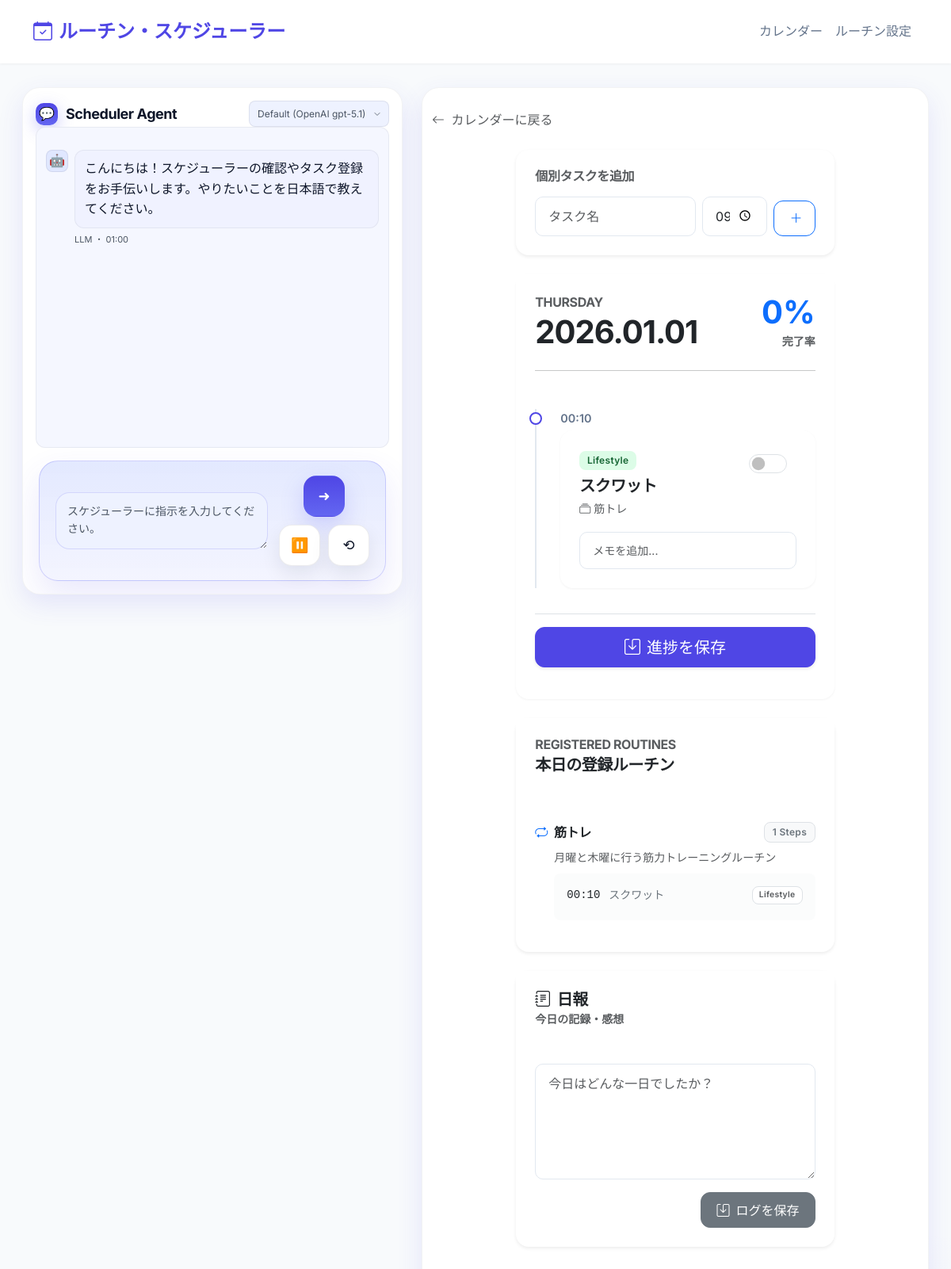
/day/2026-01-01, run on the app's committed database.
### app.py (models this page shows)
class Step(db.Model):
    id = db.Column(db.Integer, primary_key=True)
    routine_id = db.Column(db.Integer, db.ForeignKey('routine.id'), nullable=False)
    name = db.Column(db.String(100), nullable=False)
    time = db.Column(db.String(10), default="00:00") # HH:MM
    category = db.Column(db.String(50), default="Other") # IoT, Browser, Lifestyle, Other
    memo = db.Column(db.String(200)) # New field

class Routine(db.Model):
    id = db.Column(db.Integer, primary_key=True)
    name = db.Column(db.String(100), nullable=False)
    days = db.Column(db.String(50), default="0,1,2,3,4") # 0=Mon, 6=Sun. Comma separated
    description = db.Column(db.String(200))
    steps = db.relationship('Step', backref='routine', lazy=True, cascade="all, delete-orphan")

### app.py (the view, shortened to what this page needs)
@app.route('/day/<date_str>', methods=['GET', 'POST'])
def day_view(date_str):
    try:
        date_obj = datetime.datetime.strptime(date_str, '%Y-%m-%d').date()
    except ValueError:
        return redirect(url_for('index'))
    timeline_items, completion_rate = _get_timeline_data(date_obj)
    day_log = DayLog.query.filter_by(date=date_obj).first()
    routines = get_weekday_routines(date_obj.weekday())
    return render_template('day.html', date=date_obj, timeline_items=timeline_items, day_log=day_log, completion_rate=completion_rate, routines=routines)

### app.py (called while the page is built, shortened)
@app.context_processor
def _inject_proxy_prefix():
    return {"proxy_prefix": request.environ.get("SCRIPT_NAME", "") or ""}

def get_weekday_routines(weekday_int):
    all_routines = Routine.query.all()
    matched = []
    for r in all_routines:
        if str(weekday_int) in r.days.split(','):
            matched.append(r)
    return matched

def _get_timeline_data(date_obj):
    routines = get_weekday_routines(date_obj.weekday())
    custom_tasks = CustomTask.query.filter_by(date=date_obj).all()
    timeline_items = []
    total_items = 0
    completed_items = 0
    for r in routines:
        for s in r.steps:
            log = DailyLog.query.filter_by(date=date_obj, step_id=s.id).first()
            timeline_items.append({
                'type': 'routine',
                'routine': r,
                'step': s,
                'log': log,
                'time': s.time,
                'id': s.id
            })
            total_items += 1
            if log and log.done:
                completed_items += 1
    timeline_items.sort(key=lambda x: x['time'])
    completion_rate = 0
    if total_items > 0:
        completion_rate = int((completed_items / total_items) * 100)
    return timeline_items, completion_rate

### templates/day.html
{% extends "layout.html" %}
{% block content %}
<div class="mb-4">
    <a href="{{ url_for('index') }}" class="text-decoration-none text-muted hover-primary">
        <i class="bi bi-arrow-left me-1"></i> カレンダーに戻る
    </a>
</div>
<div class="row justify-content-center">
    <div class="col-lg-8">
        <div class="card shadow-sm border-0 mb-4">
            <div class="card-body">
                <h6 class="text-muted mb-3">個別タスクを追加</h6>
                <form method="POST" class="row g-2 align-items-end">
                    <div class="col-7">
                        <input type="text" class="form-control" name="custom_name" placeholder="タスク名" required>
                    </div>
                    <div class="col-3">
                        <input type="time" class="form-control" name="custom_time" value="09:00">
                    </div>
                    <div class="col-2">
                        <button type="submit" name="add_custom_task" class="btn btn-outline-primary w-100">
                            <i class="bi bi-plus-lg"></i>
                        </button>
                    </div>
                </form>
            </div>
        </div>
        {% include 'timeline_partial.html' %}
        <div class="card shadow-sm border-0 mb-4">
            <div class="card-header bg-white border-0 pt-4 px-4">
                 <h6 class="text-uppercase text-muted mb-1">Registered Routines</h6>
                 <h5 class="fw-bold mb-0">本日の登録ルーチン</h5>
            </div>
            <div class="card-body px-4">
                {% if routines and routines|length > 0 %}
                    <div class="list-group list-group-flush">
                    {% for routine in routines %}
                        <div class="list-group-item px-0 py-3 border-light">
                            <div class="d-flex justify-content-between align-items-center mb-2">
                                <h6 class="mb-0 fw-bold text-dark"><i class="bi bi-repeat me-2 text-primary"></i>{{ routine.name }}</h6>
                                <span class="badge bg-light text-secondary border">{{ routine.steps|length }} Steps</span>
                            </div>
                            {% if routine.description %}
                                <p class="small text-muted mb-2 ps-4">{{ routine.description }}</p>
                            {% endif %}
                            <div class="bg-light bg-opacity-50 rounded-3 p-3 mt-2 ms-4">
                                {% if routine.steps|length == 0 %}
                                    <span class="small text-muted">ステップなし</span>
                                {% else %}
                                    {% for step in routine.steps|sort(attribute='time') %}
                                        <div class="d-flex small text-secondary mb-1 align-items-center">
                                            <span class="fw-medium text-dark me-2 font-monospace" style="min-width: 45px;">{{ step.time }}</span>
                                            <span class="me-auto">{{ step.name }}</span>
                                            <span class="badge bg-white text-muted border ms-2" style="font-size: 0.65rem;">{{ step.category }}</span>
                                        </div>
                                    {% endfor %}
                                {% endif %}
                            </div>
                        </div>
                    {% endfor %}
                    </div>
                {% else %}
                    <div class="text-center py-4">
                        <p class="text-muted mb-0">本日の登録ルーチンはありません。</p>
                    </div>
                {% endif %}
            </div>
        </div>
        <div id="daily-log-wrapper">
            {% include 'log_partial.html' %}
        </div>
    </div>
</div>
{% endblock %}

### templates/timeline_partial.html (shortened to what this page needs)
<div id="schedule-container" class="card shadow-md border-0 mb-4">
    <div class="card-header bg-white border-0 pt-4 pb-2 px-4">
        <div class="d-flex justify-content-between align-items-end">
            <div>
                <h6 class="text-uppercase text-muted mb-1">{{ date.strftime('%A') }}</h6>
                <h2 class="mb-0 display-6 fw-bold">{{ date.strftime('%Y.%m.%d') }}</h2>
            </div>
            <div class="text-end">
                 {% if timeline_items|length > 0 %}
                    <div class="display-6 fw-bold text-primary">{{ completion_rate }}%</div>
                    <small class="text-muted">完了率</small>
                {% endif %}
            </div>
        </div>
    </div>
    <div class="card-body px-4 pt-2">
        <hr class="mb-5 mt-2 opacity-10">
        {% if timeline_items|length == 0 %}
            <div class="text-center py-5">
                <div class="mb-3 text-muted display-1"><i class="bi bi-calendar-check"></i></div>
                <h4 class="text-muted">タスクがありません。</h4>
                <p class="text-muted">上のフォームからタスクを追加してください。</p>
            </div>
        {% else %}
            <form method="POST">
                <div class="timeline">
                    {% for item in timeline_items %}
                    {% set done_name = "done_" ~ item.id if item.type == 'routine' else "custom_done_" ~ item.id %}
                    {% set memo_name = "memo_" ~ item.id if item.type == 'routine' else "custom_memo_" ~ item.id %}
                    {% set is_done = item.log.done if item.log else false %}
                    {% set memo_val = item.log.memo if item.log and item.log.memo else '' %}
                    {% set item_dom_id = "item_" ~ item.type ~ "_" ~ item.id %}
                    <div class="timeline-item" id="{{ item_dom_id }}">
                        <div class="timeline-dot" style="{% if item.type == 'custom' %}border-color: var(--secondary-color);{% endif %}"></div>
                        <div class="timeline-time">{{ item.time }}</div>
                        <div class="card {% if is_done %}bg-light border-success{% endif %}">
                            <div class="card-body">
                                <div class="d-flex justify-content-between align-items-start mb-2">
                                    <div>
                                        {% if item.type == 'routine' %}
                                            <span class="badge badge-{{ item.step.category|lower }} mb-2">{{ item.step.category }}</span>
                                            <h5 class="card-title mb-1">{{ item.step.name }}</h5>
                                            <small class="text-muted"><i class="bi bi-collection me-1"></i>{{ item.routine.name }}</small>
                                        {% endif %}
                                    </div>
                                    <div class="form-check form-switch">
                                        <input class="form-check-input fs-4" type="checkbox"
                                               name="{{ done_name }}"
                                               id="{{ done_name }}"
                                               role="switch"
                                               {% if is_done %}checked{% endif %}>
                                    </div>
                                </div>
                                <div class="mt-3">
                                    <input type="text" class="form-control form-control-sm bg-white"
                                           name="{{ memo_name }}"
                                           placeholder="メモを追加..."
                                           value="{{ memo_val }}">
                                </div>
                            </div>
                        </div>
                    </div>
                    {% endfor %}
                </div>
                <div class="sticky-bottom bg-white py-3 border-top mt-4" style="bottom: 0; z-index: 10;">
                     <button type="submit" class="btn btn-primary w-100 btn-lg shadow-sm">
                        <i class="bi bi-save me-2"></i>進捗を保存
                    </button>
                </div>
            </form>
        {% endif %}
    </div>
</div>

### static/style.css (style rules this page uses)
:root { --primary-color: #4f46e5; --primary-hover: #4338ca; --secondary-color: #64748b; --bg-color: #f8fafc; --card-bg: #ffffff; --text-main: #1e293b; --text-muted: #94a3b8; --border-radius: 16px; --shadow-sm: 0 1px 3px rgba(0,0,0,0.05); --shadow-md: 0 4px 6px -1px rgba(0,0,0,0.1), 0 2px 4px -1px rgba(0,0,0,0.06); --font-main: "Söhne", "Inter", "Noto Sans JP", ui-sans-serif, system-ui, -apple-system, "Segoe UI", Roboto, Ubuntu, Cantarell, "Noto Sans", sans-serif, "Helvetica Neue", Arial, "Apple Color Emoji", "Segoe UI Emoji", "Segoe UI Symbol", "Noto Color Emoji"; }
body { font-family: var(--font-main); background-color: var(--bg-color); color: var(--text-main); line-height: 1.6; }
h1, h2, h3, h4, h5, h6 { font-weight: 700; letter-spacing: -0.025em; }
.card { background-color: var(--card-bg); border: none; border-radius: var(--border-radius); box-shadow: var(--shadow-sm); transition: transform 0.2s, box-shadow 0.2s; }
.card-header { background-color: transparent; border-bottom: 1px solid #f1f5f9; padding: 1.25rem 1.5rem; font-weight: 600; }
.card-body { padding: 1.5rem; }
.btn { border-radius: 12px; padding: 0.6rem 1.2rem; font-weight: 500; transition: all 0.2s; }
.btn-primary { background-color: var(--primary-color); border-color: var(--primary-color); }
.timeline { position: relative; padding-left: 2rem; }
.timeline::before { content: ''; position: absolute; left: 0; top: 0; bottom: 0; width: 2px; background: #e2e8f0; }
.timeline-item { position: relative; margin-bottom: 2rem; }
.timeline-dot { position: absolute; left: -2.45rem; top: 0.25rem; width: 1rem; height: 1rem; background: var(--card-bg); border: 2px solid var(--primary-color); border-radius: 50%; z-index: 1; }
.timeline-time { font-size: 0.9rem; color: var(--secondary-color); font-weight: 600; margin-bottom: 0.25rem; }
.form-control, .form-select { border-radius: 10px; border: 1px solid #e2e8f0; padding: 0.75rem 1rem; }
.badge { padding: 0.5em 0.8em; font-weight: 600; border-radius: 8px; letter-spacing: 0.025em; }
.badge-lifestyle { background-color: #dcfce7; color: #166534; }
:root { --chat-bg: #f5f7ff; --chat-panel: #ffffff; --chat-card: #f0f2ff; --chat-muted: #6b7280; --chat-text: #0f172a; --chat-text-dim: #4b5563; --chat-accent: var(--primary-color); --chat-accent-2: #6366f1; --chat-danger: #ef4444; --chat-shadow: 0 12px 32px rgba(79, 70, 229, 0.12); --chat-radius: 16px; --chat-radius-lg: 22px; --chat-ring: 0 0 0 2px rgba(79,70,229,.2); --chat-control-size: 52px; }
body { background: radial-gradient(900px 700px at 10% -20%, rgba(99,102,241,.06), transparent 60%), radial-gradient(1200px 800px at 90% 120%, rgba(79,70,229,.08), transparent 60%), var(--bg-color); }

### data on the page
Step: time "00:10", step.category "Lifestyle", step.name "スクワット", routine.name "筋トレ", name "スクワット", category "Lifestyle"
Routine: name "筋トレ", steps|length "1", description "月曜と木曜に行う筋力トレーニングルーチン"

### other printed values
{{ date.strftime('%A') }} "THURSDAY"
{{ date.strftime('%Y.%m.%d') }} "2026.01.01"
{{ completion_rate }} "0"
